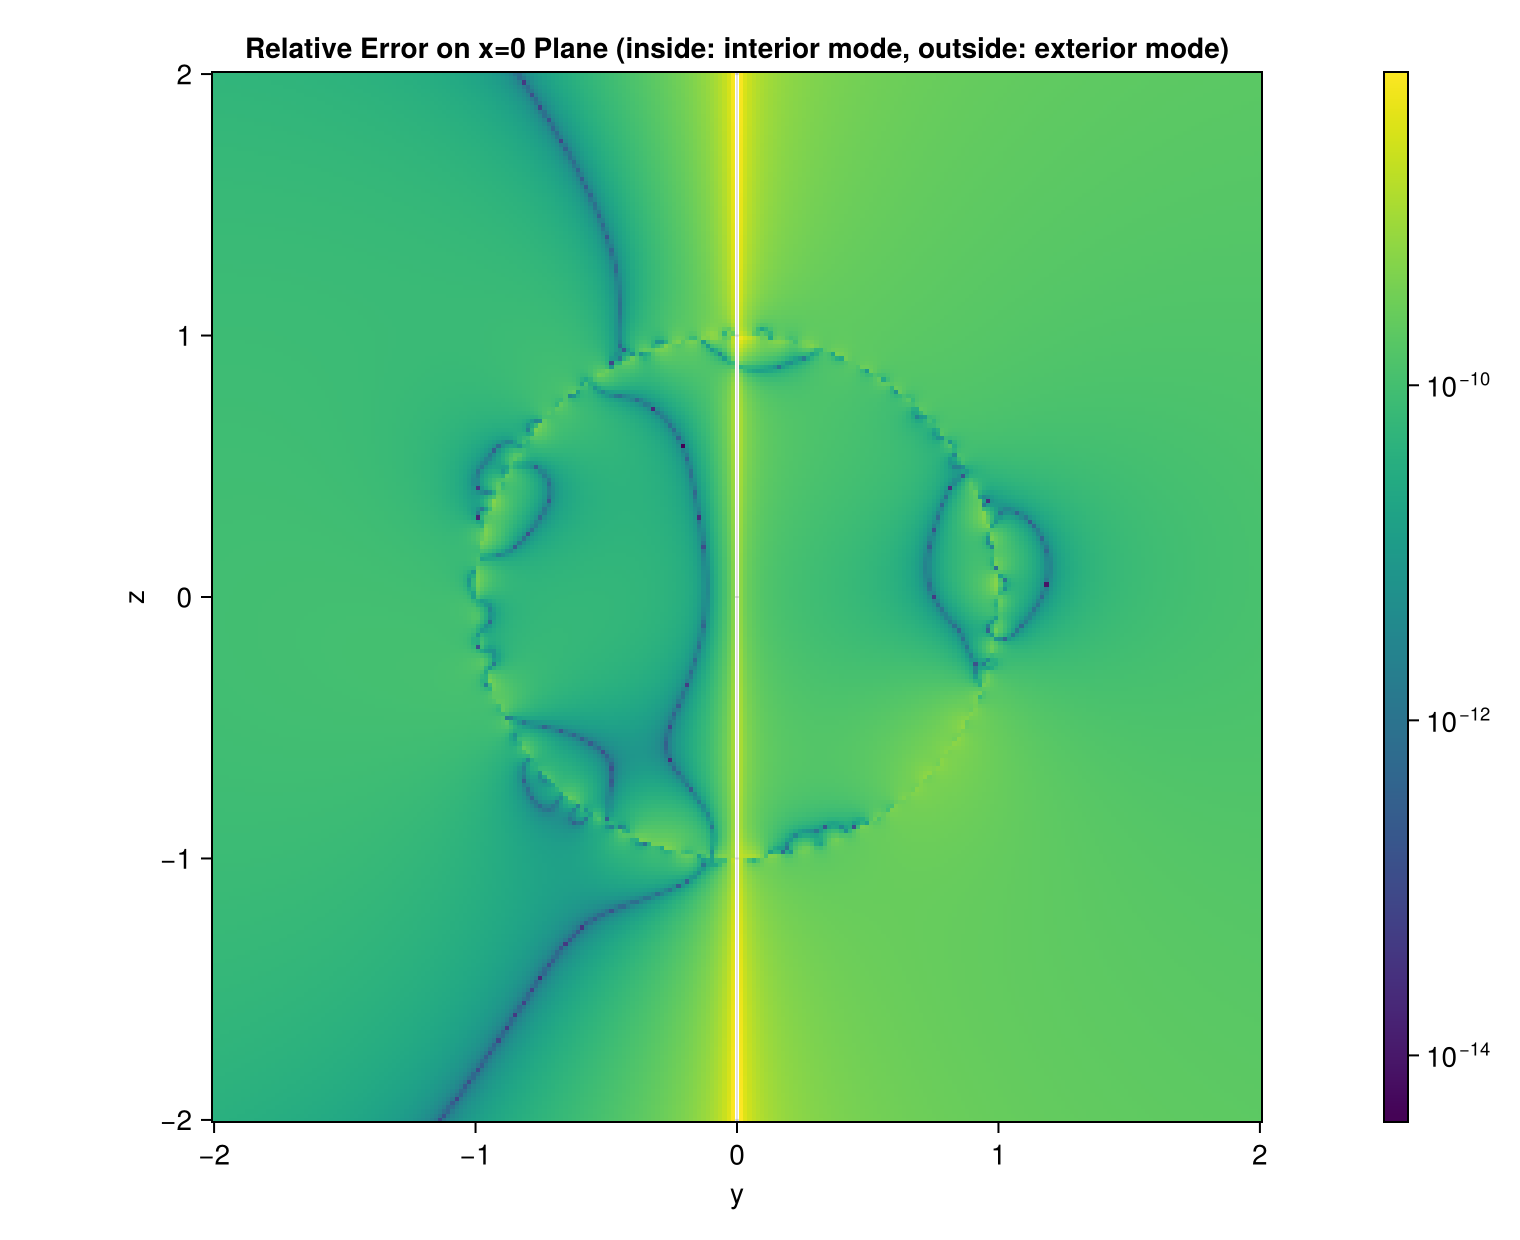

Source code (Julia):
using CairoMakie
using LaplaceMFS
using LinearAlgebra
using Statistics

# Optional CLI args:
#   ARGS[1] = M, number of proxy points from sphere design set (default 1302)
#   ARGS[2] = N, number of target points from sphere design set (default 1059)
#   ARGS[3] = Ez (default 1.0)
#   ARGS[4] = eps_r (default 2.5)
#   ARGS[5] = r (default 1.0)
#   ARGS[6] = r_p (default 0.7)
M = length(ARGS) >= 1 ? parse(Int, ARGS[1]) : 1302
N = length(ARGS) >= 2 ? parse(Int, ARGS[2]) : 1059
Ez = length(ARGS) >= 3 ? parse(Float64, ARGS[3]) : 1.0
eps_r = length(ARGS) >= 4 ? parse(Float64, ARGS[4]) : 2.5
r = length(ARGS) >= 5 ? parse(Float64, ARGS[5]) : 1.0
r_p = length(ARGS) >= 6 ? parse(Float64, ARGS[6]) : 0.7

# Solve B * [p; -q] = rhs
B = LaplaceMFS.single_sphere_B(r, r_p, M, N)
rhs = LaplaceMFS.single_sphere_Ez_rhs(r, N, Ez, eps_r)
x = B \ rhs
p = x[1:M]
qneg = x[M+1:2M]

pts_M = LaplaceMFS.load_sphdes_N(M)
r_q = r * r / r_p

function potential_from_sources(coeffs, src_scale, src_pts, y, z)
    trg = [0.0, y, z]
    u = 0.0
    @inbounds for j in eachindex(coeffs)
        src = src_scale .* vec(src_pts[j, :])
        u += coeffs[j] * LaplaceMFS.laplace3d_pot(src, trg)
    end
    return u
end

# Evaluate on x=0 plane
L = 2.0 * r
ngrid = 251
ys = range(-L, L; length=ngrid)
zs = range(-L, L; length=ngrid)

u_ext_num = Matrix{Float64}(undef, ngrid, ngrid)
u_int_num = Matrix{Float64}(undef, ngrid, ngrid)
rho = Matrix{Float64}(undef, ngrid, ngrid)

for iz in eachindex(zs), iy in eachindex(ys)
    y = ys[iy]
    z = zs[iz]
    u_ext_num[iz, iy] = potential_from_sources(p, r_p, pts_M, y, z)
    u_int_num[iz, iy] = potential_from_sources(qneg, r_q, pts_M, y, z)
    rho[iz, iy] = hypot(y, z)
end

# Theoretical mode amplitudes for this formulation:
# c = (1 - 1/eps_r) * Ez * r,
# u_ext^(th) = (c*r^3/3) * z/rho^3 (outside),
# u_int^(th) = (2c/3) * z (inside).
c = (1.0 - 1.0 / eps_r) * Ez * r
u_ext_th = Matrix{Float64}(undef, ngrid, ngrid)
u_int_th = Matrix{Float64}(undef, ngrid, ngrid)
for iz in eachindex(zs), iy in eachindex(ys)
    z = zs[iz]
    rr = rho[iz, iy]
    u_ext_th[iz, iy] = (c * r^3 / 3.0) * z / rr^3
    u_int_th[iz, iy] = (2.0 * c / 3.0) * z
end

inside = rho .<= r

ext_rel_err = abs.(u_ext_num .- u_ext_th) ./ abs.(u_ext_th)
int_rel_err = abs.(u_int_num .- u_int_th) ./ abs.(u_int_th)

# Keep only physically relevant regions for each mode.
ext_rel_err[inside] .= NaN
int_rel_err[.!inside] .= NaN

finite_ext = filter(isfinite, ext_rel_err)
finite_int = filter(isfinite, int_rel_err)
println("Exterior mode: max relative error = ", maximum(finite_ext), ", rms = ", sqrt(mean(finite_ext .^ 2)))
println("Interior mode: max relative error = ", maximum(finite_int), ", rms = ", sqrt(mean(finite_int .^ 2)))

# Avoid zeros for logarithmic color scale.
tiny = eps(Float64)
ext_rel_plot = map(x -> isfinite(x) ? max(x, tiny) : NaN, ext_rel_err)
int_rel_plot = map(x -> isfinite(x) ? max(x, tiny) : NaN, int_rel_err)

combined_rel_plot = similar(ext_rel_plot)
combined_rel_plot[inside] .= int_rel_plot[inside]
combined_rel_plot[.!inside] .= ext_rel_plot[.!inside]

fig = Figure(size = (760, 620))
ax = Axis(
    fig[1, 1],
    title = "Relative Error on x=0 Plane (inside: interior mode, outside: exterior mode)",
    xlabel = "y",
    ylabel = "z",
    aspect = DataAspect(),
)
hm = heatmap!(ax, ys, zs, combined_rel_plot; colormap = :viridis, colorscale = log10)
Colorbar(fig[1, 2], hm)

output = joinpath(@__DIR__, "single_sphere_Ez_plane_error.png")
save(output, fig)
println("Saved figure to ", output)
